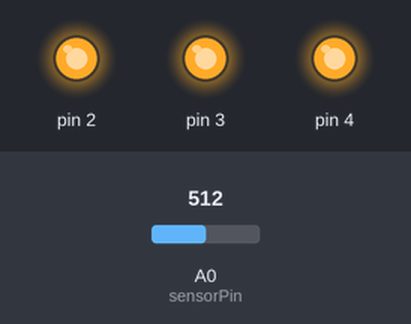
Bench run of a sketch on a simulated Arduino Uno, built with avr-gcc and run on an emulated ATmega328P. Parts: output pins drawn as LEDs (lit = HIGH). The test bench sets the inputs (shaded band); at power-on: A0 (sensorPin) = 512.

Above: at 1.2 s.
1.3 s: A0 (sensorPin) set to 158
2.8 s: A0 (sensorPin) set to 129
At 4.2 s:
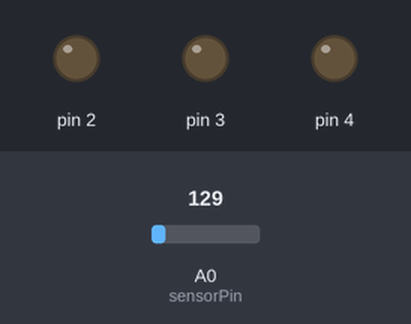
7.3 s: A0 (sensorPin) set to 306
At 7.6 s:
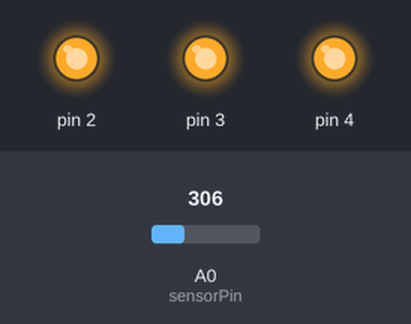
8.8 s: A0 (sensorPin) set to 122
At 10.0 s:
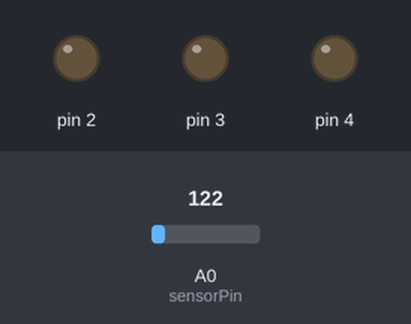
Timing chart, 0 to 11.3 s (numbered marks = the images above; inputs shaded):
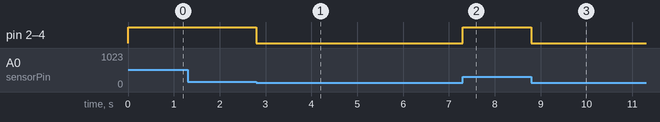

The sketch:

Ejercicio15-Temperatura.ino
```cpp
//Ejercicio basado en ejemplo 3 del libro incluido en el Arduino Starter Kit
//TODO - Añadir histéresis en los cambios de estado.
const int sensorPin = A0;
const float baselineTemp = 20.0;

void setup(){
  Serial.begin(9600);
  for (int pinNumber = 2; pinNumber<5; pinNumber++){
    pinMode(pinNumber, OUTPUT);
    digitalWrite(pinNumber, LOW);
  }
}

void loop(){
  int sensorVal = analogRead(sensorPin);
  float voltage = (sensorVal/1024.0)*5.0;
  float temperature = (voltage - 0.5)*100;

  if(temperature < baselineTemp){
    digitalWrite(2, LOW);
    digitalWrite(3, LOW);
    digitalWrite(4, LOW);
  }
  else if (temperature >= baselineTemp+2 && temperature < baselineTemp+4){
    digitalWrite(2, HIGH);
    digitalWrite(3, LOW);
    digitalWrite(4, LOW);
  }
   else if (temperature >= baselineTemp+4 && temperature < baselineTemp+6){
    digitalWrite(2, HIGH);
    digitalWrite(3, HIGH);
    digitalWrite(4, LOW);
  }
   else if (temperature >= baselineTemp+6){
    digitalWrite(2, HIGH);
    digitalWrite(3, HIGH);
    digitalWrite(4, HIGH);
  }
  delay(1);

  if (Serial.available() > 0){
    char caracterLeido = Serial.read();
    if (caracterLeido == 'c' || caracterLeido == 'C'){
      Serial.print("Sensor Value: ");
      Serial.print(sensorVal);
      Serial.print(", Volts: ");
      Serial.print(voltage);
      Serial.print(", degrees C: ");
      Serial.println(temperature);
    }
    else if (caracterLeido == 'f' || caracterLeido == 'F'){
      Serial.print("Sensor Value: ");
      Serial.print(sensorVal);
      Serial.print(", Volts: ");
      Serial.print(voltage);
      Serial.print(", degrees F: ");
      Serial.println(temperature*1.8+32.0);
    }
    else Serial.println("Caracter incorrecto... c o C para celsius y f o F para fahrenheit");
}
}
```

Measured:
- the behaviour switches between 144 and 143 on A0 (sensorPin) (found by bisection; images 0 and 1)
- after the input at 1.3 s, every drawn part: stays the same
- after the input at 2.8 s, pin 2–4: HIGH → LOW at once
- after the input at 7.3 s, pin 2–4: LOW → HIGH at once
- after the input at 8.8 s, pin 2–4: HIGH → LOW at once
